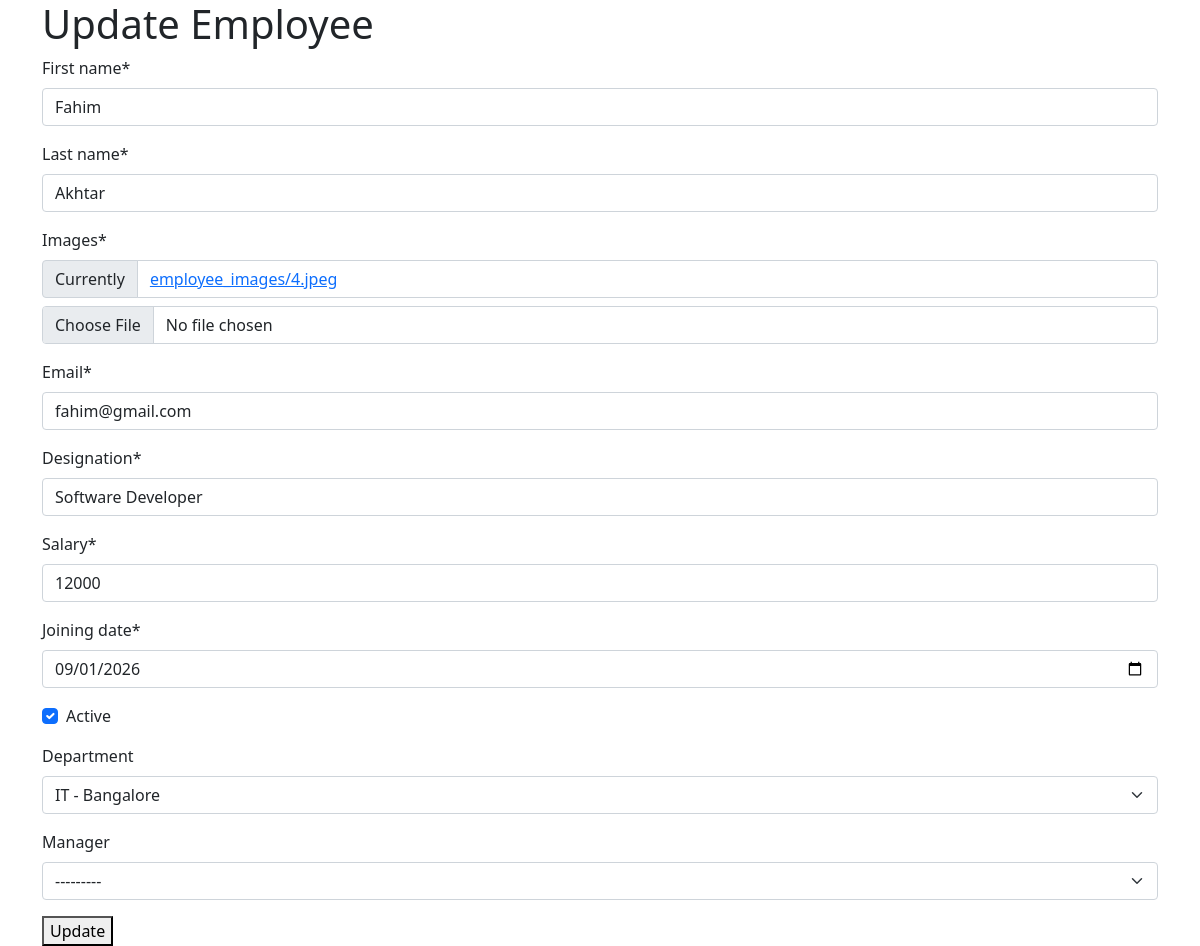
Page /employee/edit/6/ (signed in) on the committed database.
### employees/models.py (models this page shows, shortened)
class Employee(models.Model):
    first_name = models.CharField(max_length=50)
    last_name = models.CharField(max_length=50)
    images = models.ImageField(upload_to='employee_images/', default='media/default.png')
    email = models.EmailField(unique=True)
    designation = models.CharField(max_length=50)
    salary = models.IntegerField()
    joining_date = models.DateField()
    active = models.BooleanField(default=True)
    department = models.ForeignKey(Department, on_delete=models.SET_NULL, blank=True, null=True)
    manager = models.ForeignKey("self", on_delete=models.SET_NULL, blank=True, null=True)
    def __str__(self):
        return f"{self.first_name} - {self.last_name}"

### employees/views.py (the view)
# urls.py: path('edit/<int:id>/', views.edit_employee, name='edit_employee'),
@login_required
def edit_employee(request, id):
    employee = get_object_or_404(Employee, id=id)
    if request.method == "POST":
        form = EmployeeForm(request.POST, request.FILES, instance=employee)
        if form.is_valid():
            form.save()
            messages.success(request, 'Employee Updated successfully!')
            return redirect('home')
    form = EmployeeForm(instance=employee)
    context = {
        'form' : form
    }
    return render(request, 'edit_employee.html', context)

### employees/forms.py
class EmployeeForm(forms.ModelForm):
    class Meta:
        model = Employee
        fields = '__all__'
        widgets = {
           'joining_date': forms.DateInput(attrs={'type': 'date'}),
        }

### employees/models.py (called while the page is built)
    def __str__(self):
        return f"{self.name} - {self.location}"

### templates/edit_employee.html (shortened to what this page needs)
{% load crispy_forms_tags %}
<!doctype html>
<html lang="en">
  <head>
    <link href="https://cdn.jsdelivr.net/npm/bootstrap@5.0.2/dist/css/bootstrap.min.css" rel="stylesheet">
  </head>
  <body>
    <form action="{% url 'edit_employee' form.instance.id%}" method="post" enctype="multipart/form-data">
       <div class="container">
        <h1>Update Employee</h1>
        {{ form | crispy}}
        <button type="submit">Update</button>
       </div>
    </form>
  </body>
</html>

### rows in the picture
Employee: first_name "Fahim", last_name "Akhtar", email "fahim@gmail.com", designation "Software Developer", salary "12000", joining_date "09/01/2026", active "☑", department "IT - Bangalore", manager "---------"
